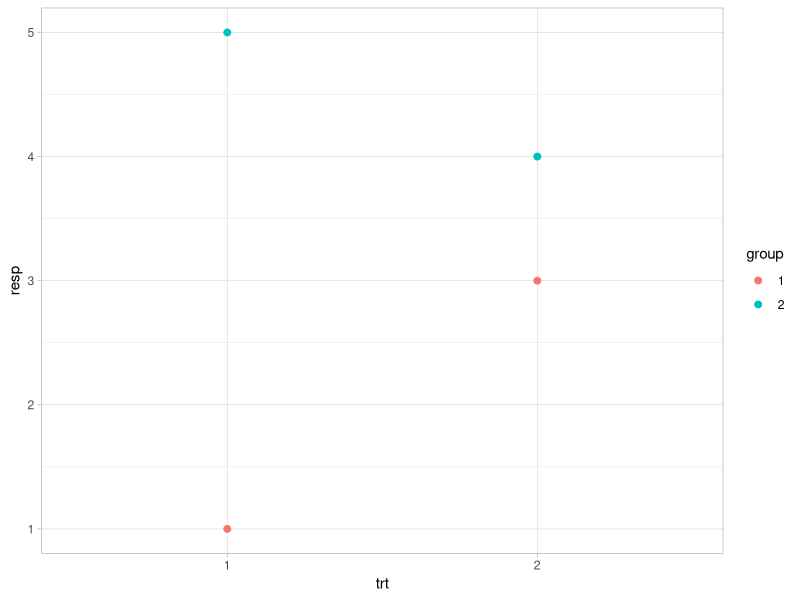
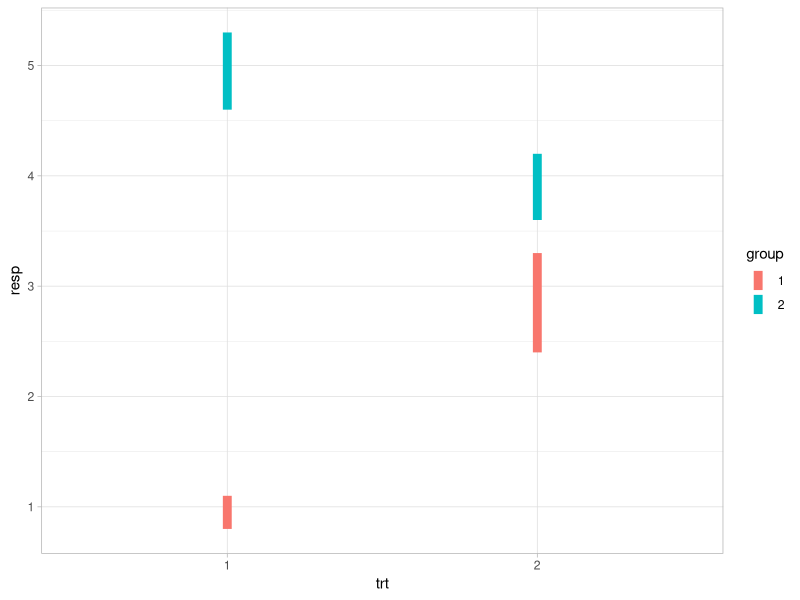
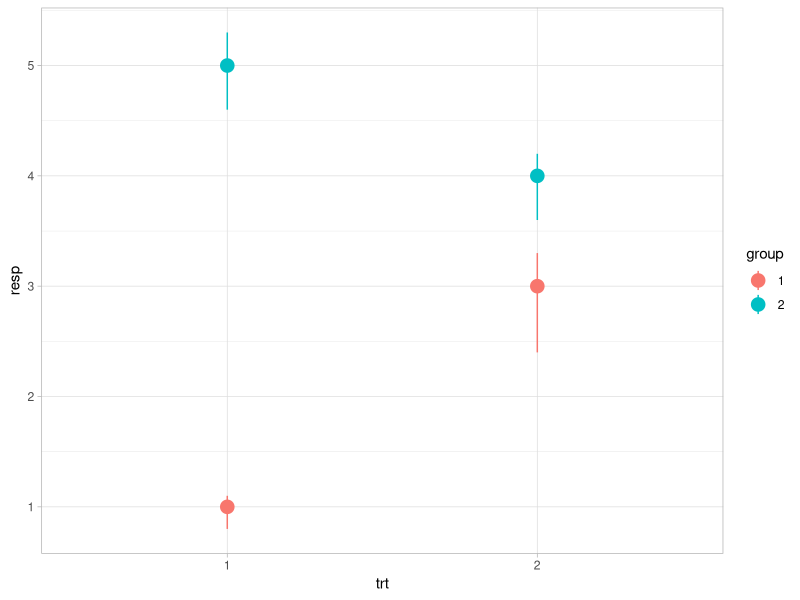
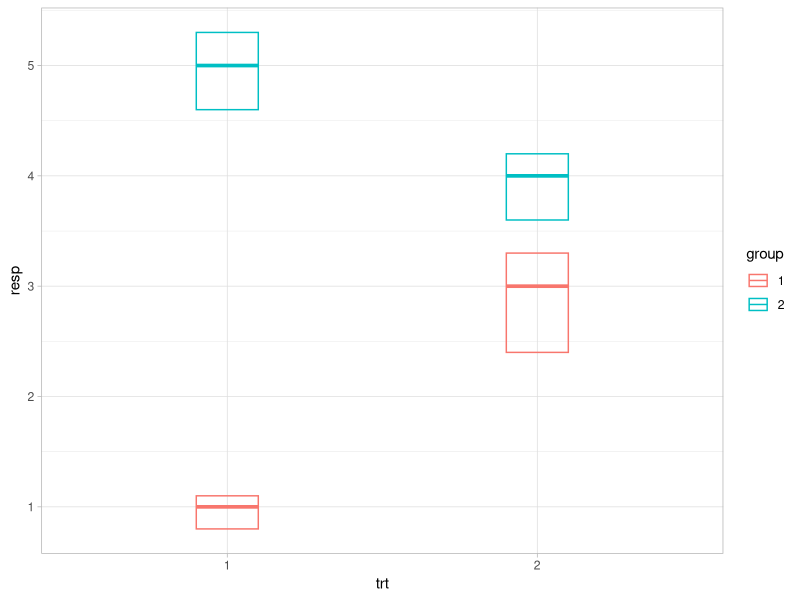
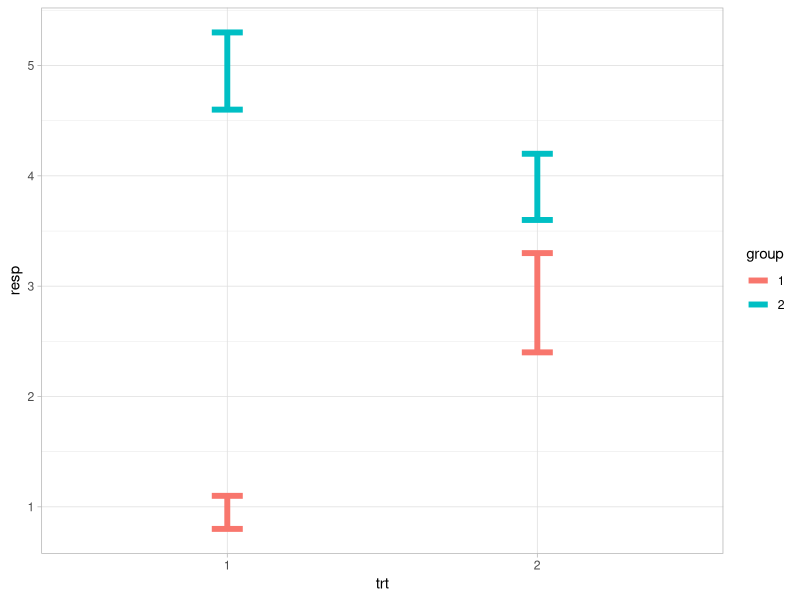
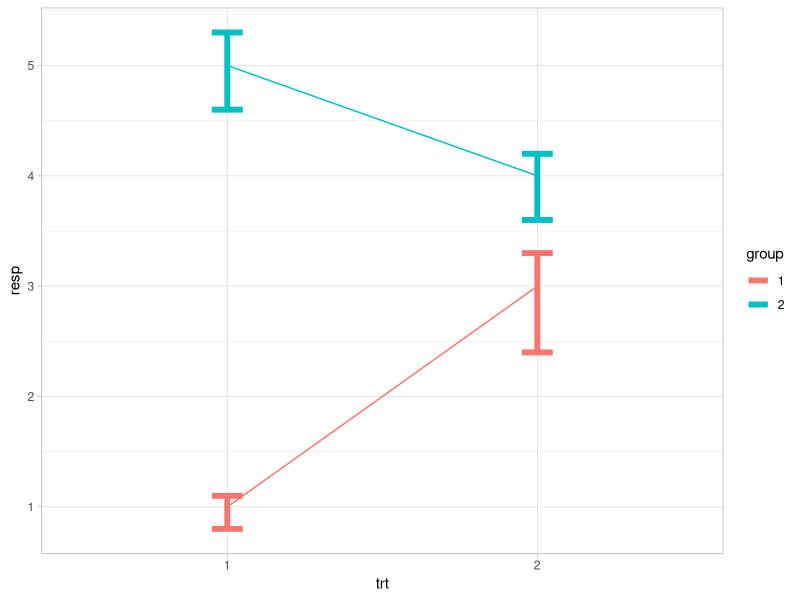
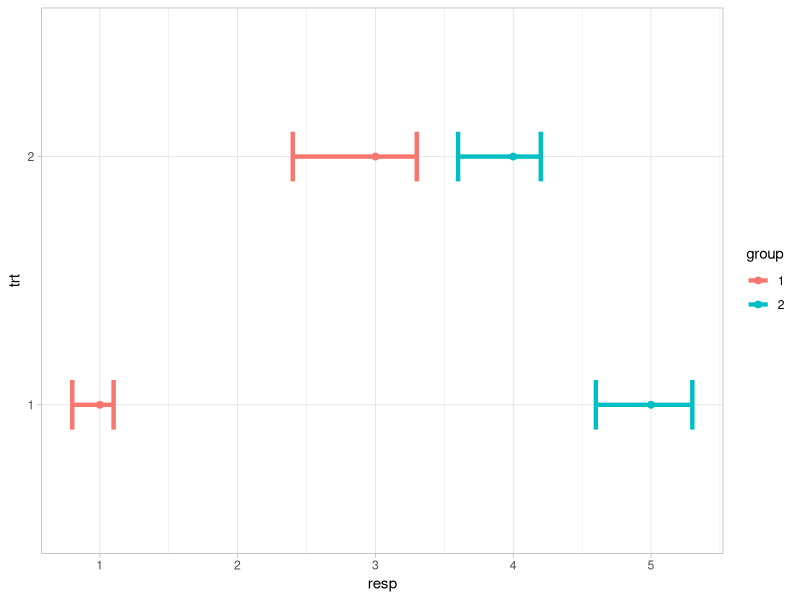
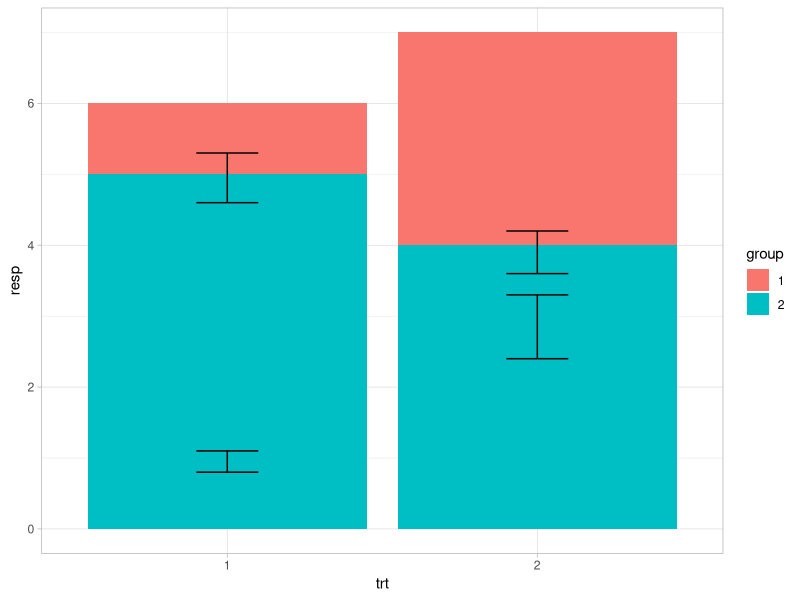

The R script that drew these images, in order:
## ---- chunk 1
library(tidyverse)
theme_set(theme_light())

## ---- chunk 2
df <- data.frame(
  trt = factor(c(1, 1, 2, 2)),
  resp = c(1, 5, 3, 4),
  group = factor(c(1, 2, 1, 2)),
  upper = c(1.1, 5.3, 3.3, 4.2),
  lower = c(0.8, 4.6, 2.4, 3.6)
)


df %>% 
  ggplot(aes(x=trt, y=resp, color=group)) +
  geom_point(size=2)
## ---- chunk 3
df %>% 
  ggplot(aes(x=trt, y=resp, color=group)) +
  geom_linerange(aes(ymin=lower, ymax=upper), size=3)
## ---- chunk 4
df %>% 
  ggplot(aes(x=trt, y=resp, color=group)) +
  geom_pointrange(aes(ymin=lower, ymax=upper), size=0.9 )
## ---- chunk 5
df %>% 
  ggplot(aes(x=trt, y=resp, color=group)) +
  geom_crossbar(aes(ymin=lower, ymax=upper), width=0.2)
## ---- chunk 6
df %>% 
  ggplot(aes(x=trt, y=resp, color=group)) +
  geom_errorbar(aes(ymin=lower, ymax=upper), width=0.1, size=2)
## ---- chunk 7
df %>% 
  ggplot(aes(x=trt, y=resp, color=group)) +
  geom_line(aes(group=group)) +
  geom_errorbar(aes(ymin=lower, ymax=upper), width=0.1, size=2)
## ---- chunk 8
df %>% 
  ggplot(aes(x=resp, y=trt, color=group)) +
  geom_point(size=2) +
  geom_errorbar(aes(xmin=lower, xmax=upper), width=0.2, size=1.5)

## ---- chunk 9
df %>% 
  ggplot(aes(x=trt, y=resp, fill=group)) +
  geom_col() +
  geom_errorbar(aes(ymin=lower, ymax=upper), width=0.2)

df %>% 
  ggplot(aes(x=trt, y=resp, fill=group)) +
  geom_col(position="dodge", show.legend = FALSE) +
  geom_errorbar(aes(ymin=lower, ymax=upper), width=0.2, position = "dodge")
## ---- chunk 10

df %>% 
  ggplot(aes(x=trt, y=resp, fill=group)) +
  geom_col(position=position_dodge(width=0.9)) +
  geom_errorbar(aes(ymin=lower, ymax=upper),width=0.2, position = position_dodge(width=0.8), color="grey65", size=2)
## ---- chunk 11
df %>% 
  ggplot(aes(x=trt, y=resp, fill=group)) +
  geom_col(position=position_dodge(width=0.9)) +
  geom_errorbar(aes(ymin=lower, ymax=upper),width=0.2, position = position_dodge(width=0.8), color="grey65", size=1) +
  geom_hline(yintercept = 3:5, linetype=2 ) 
